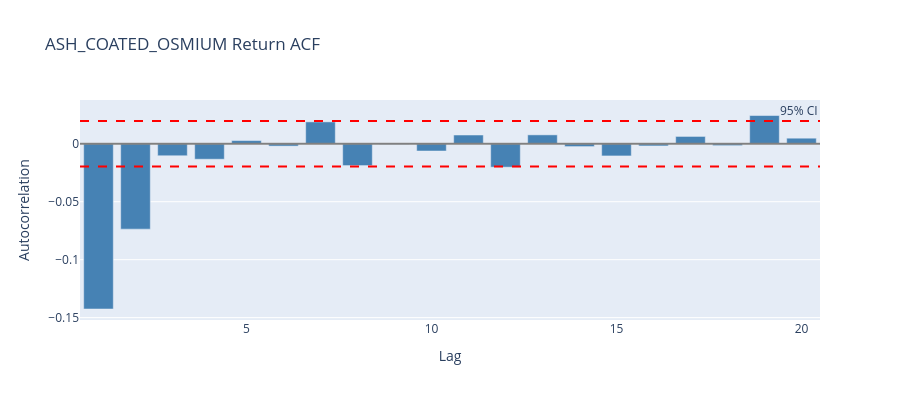

The notebook cell saved with this chart:
### Markdown cell above
## Step 5: Return Autocorrelation

### Code cell
wm = wall_mid_df.sort('timestamp')['wall_mid'].to_numpy()
acf, ci = return_autocorrelation(wm, max_lag=20)

fig = plot_autocorrelation(acf, ci, title=f'{PRODUCT} Return ACF')
fig.show()

# 解读
print(f'ACF(1) = {acf[0]:.4f}, 95% CI = +/-{ci:.4f}')
if abs(acf[0]) < ci:
    print('-> 不可预测，专注做市')
elif acf[0] < -ci:
    print('-> 短期均值回复，可以逆向交易')
else:
    print('-> 短期动量，taker 有 informed signal')

### Figure 1 — Plotly figure (JSON) as saved in the notebook; plotly's stock layout.template omitted (floating-point values rounded to 4 significant figures)
{"data": [{"marker": {"color": "steelblue"}, "name": "ACF", "type": "bar", "x": [1, 2, 3, 4, 5, 6, 7, 8, 9, 10, 11, 12, 13, 14, 15, 16, 17, 18, 19, 20], "y": [-0.1426, -0.07367, -0.01037, -0.01337, 0.002725, -0.002051, 0.01883, -0.01884, -0.0004148, -0.006288, 0.007509, -0.02023, 0.007648, -0.002465, -0.01053, -0.001918, 0.006282, -0.001645, 0.02432, 0.004778]}], "layout": {"annotations": [{"showarrow": false, "text": "95% CI", "x": 1, "xanchor": "right", "xref": "x domain", "y": 0.0196, "yanchor": "bottom", "yref": "y"}], "height": 400, "shapes": [{"line": {"color": "red", "dash": "dash"}, "type": "line", "x0": 0, "x1": 1, "xref": "x domain", "y0": 0.0196, "y1": 0.0196, "yref": "y"}, {"line": {"color": "red", "dash": "dash"}, "type": "line", "x0": 0, "x1": 1, "xref": "x domain", "y0": -0.0196, "y1": -0.0196, "yref": "y"}, {"line": {"color": "gray"}, "type": "line", "x0": 0, "x1": 1, "xref": "x domain", "y0": 0, "y1": 0, "yref": "y"}], "title": {"text": "ASH_COATED_OSMIUM Return ACF"}, "xaxis": {"title": {"text": "Lag"}}, "yaxis": {"title": {"text": "Autocorrelation"}}}}
